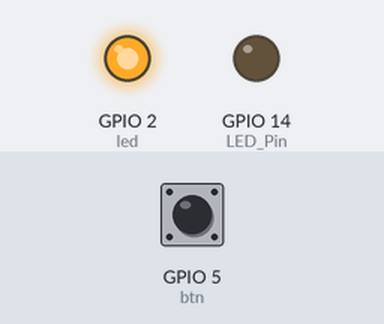
Simulated run of this sketch. Board: ESP8266 (NodeMCU). Shown: output pins drawn as LEDs (lit = HIGH). The inputs (shaded band) are chosen by the test bench; at power-on: GPIO 5 (btn) HIGH. WiFi joins after 1.5 s; servers stay silent unless stated; what the sketch prints to the serial monitor is not drawn.

Above: at 1.2 s.
1.3 s: GPIO 5 (btn) pulled LOW for 0.15 s
At 2.9 s:
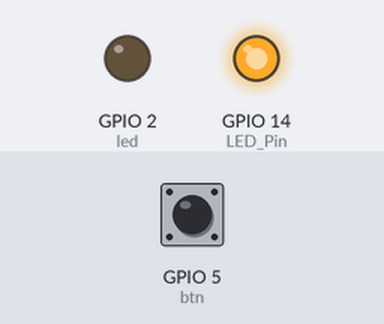
4.4 s: GPIO 5 (btn) pulled LOW for 1 s
At 6.8 s:
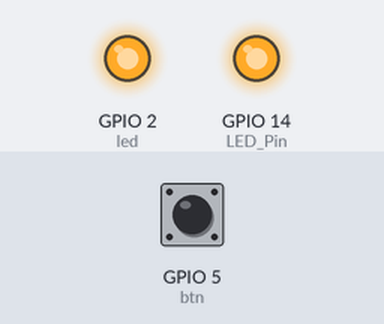
7.4 s: GPIO 5 (btn) pulled LOW for 3.2 s
At 8.3 s:
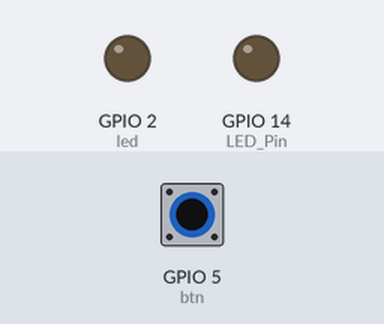
Timing chart, 0 to 18.1 s (numbered marks = the images above; inputs shaded):
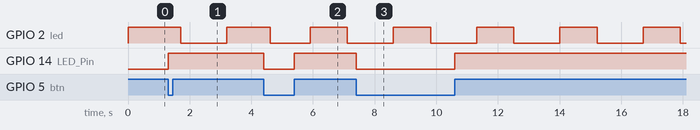

Measured:
- after the input at 1.3 s, GPIO 14 (LED_Pin): LOW → HIGH at once
- after the input at 4.4 s, GPIO 14 (LED_Pin): HIGH → LOW at once, → HIGH 0.99 s later
- after the input at 7.4 s, GPIO 14 (LED_Pin): HIGH → LOW at once, → HIGH 3.2 s later
- by itself, GPIO 2 (led): alternates HIGH for 1.2 s and LOW for 1.5 s

The sketch:

sketch_ckjg.ino
```cpp
/*
   天猫精灵控制
   2020-05-12
   QQ交流群：824273231
   官网https://bemfa.com
*/
#include <ESP8266WiFi.h>
#include <WiFiClient.h>


//巴法云服务器地址默认即可
#define TCP_SERVER_ADDR "bemfa.com"
//服务器端口，tcp创客云端口8344
#define TCP_SERVER_PORT "8344"

//********************需要修改的部分*******************//

//WIFI名称，区分大小写，不要写错
#define DEFAULT_STASSID  "野蛮"
//WIFI密码
#define DEFAULT_STAPSW   "00000000"
//用户私钥，可在控制台获取,修改为自己的UID
String UID = "4d3ae1cd19bb4248f3a70cd6a2ca651f";
//主题名字，可在控制台新建
String TOPIC = "switch";
//单片机LED引脚值
const int LED_Pin = 14;//控制开关灯的引脚
const int led = 2;//指示灯，用来判断服务器连接状态
const int btn = 5;//按钮，用来切换开关灯

bool is_btn = 0;//按钮的标志位，用来逻辑处理对比，判断按钮有没有改变状态
//**************************************************//

//最大字节数
#define MAX_PACKETSIZE 512
//设置心跳值30s
#define KEEPALIVEATIME 30*1000


//tcp客户端相关初始化，默认即可
WiFiClient TCPclient;
String TcpClient_Buff = "";
unsigned int TcpClient_BuffIndex = 0;
unsigned long TcpClient_preTick = 0;
unsigned long preHeartTick = 0;//心跳
unsigned long preTCPStartTick = 0;//连接
bool preTCPConnected = false;

void setup()
{
  Serial.begin(115200);
  pinMode(btn, INPUT_PULLUP);
  pinMode(LED_Pin, OUTPUT);
  digitalWrite(LED_Pin, 0);
  pinMode(led, OUTPUT);
  digitalWrite(led, 1);
  is_btn = digitalRead(btn);
}

void loop()
{
  doWiFiTick();
  doTCPClientTick();
  BtnEvent();
}

//启动WiFi连接
void startSTA()
{
  WiFi.disconnect();
  WiFi.mode(WIFI_STA);
  WiFi.begin(DEFAULT_STASSID, DEFAULT_STAPSW);

}

//检查WiFi是否连接上
void doWiFiTick()
{
  static bool startSTAFlag = false;
  static bool taskStarted = false;
  static uint32_t lastWiFiCheckTick = 0;

  if (!startSTAFlag) {
    startSTAFlag = true;
    startSTA();
    Serial.printf("Heap size:%d\r\n", ESP.getFreeHeap());
  }

  //未连接1s重连
  if ( WiFi.status() != WL_CONNECTED ) {
    if (millis() - lastWiFiCheckTick > 1000) {
      lastWiFiCheckTick = millis();
    }
  }
  //连接成功建立
  else {
    if (taskStarted == false) {
      taskStarted = true;
      Serial.print("\r\nGet IP Address: ");
      Serial.println(WiFi.localIP());
      startTCPClient();
    }
  }
}

//初始化和服务器建立连接
void startTCPClient()
{
  if (TCPclient.connect(TCP_SERVER_ADDR, atoi(TCP_SERVER_PORT))) {
    Serial.print("\nConnected to server:");
    Serial.printf("%s:%d\r\n", TCP_SERVER_ADDR, atoi(TCP_SERVER_PORT));
    char tcpTemp[128];
    //sprintf(tcpTemp, "cmd=1&uid=%s&topic=%s\r\n", UID, TOPIC);
    String to_data = "";
    to_data = "cmd=1&uid=" + UID + "&topic=" + TOPIC + "\r\n";
    sendtoTCPServer(to_data);
    preTCPConnected = true;
    preHeartTick = millis();
    TCPclient.setNoDelay(true);
  }
  else {
    Serial.print("Failed connected to server:");
    Serial.println(TCP_SERVER_ADDR);
    TCPclient.stop();
    preTCPConnected = false;
  }
  preTCPStartTick = millis();
}

//发送数据到TCP服务器
void sendtoTCPServer(String p)
{

  if (!TCPclient.connected())
  {
    Serial.println("客户端未连接到服务器");
    return;
  }
  TCPclient.print(p);
  Serial.print("向服务器发送数据：");
  Serial.println(p);
}

//向服务器反馈当前状态，data的值：on是打开，off是关闭
void send_State(String data)
{
  String To_data = "";
  //To_data = "cmd=2&uid=c02b3f812c2aab9d9bdf1d22f8680f2a&topic=my1led002&msg=#" + data + "#\r\n";
  To_data = "cmd=2&uid=c02b3f812c2aab9d9bdf1d22f8680f2a&topic=my1led002&msg=" + data + "\r\n";
  //To_data="cmd=2&uid="+UID+"&topic="+TOPIC+"&msg=#"+data+"#\r\n";
  sendtoTCPServer(To_data);
}

//检查数据，发送心跳
void doTCPClientTick()
{
  //检查是否断开，断开后重连
  if (WiFi.status() != WL_CONNECTED) return;

  if (!TCPclient.connected()) {//断开重连
    digitalWrite(led, 1);
    if (preTCPConnected == true) {

      preTCPConnected = false;
      preTCPStartTick = millis();
      Serial.println();
      Serial.println("TCP Client disconnected.");
      TCPclient.stop();
    }
    else if (millis() - preTCPStartTick > 1 * 1000) //重新连接
      startTCPClient();
  }
  else
  {
    digitalWrite(led, 0);
    if (TCPclient.available()) {//收数据
      char c = TCPclient.read();
      TcpClient_Buff += c;
      TcpClient_BuffIndex++;
      TcpClient_preTick = millis();

      if (TcpClient_BuffIndex >= MAX_PACKETSIZE - 1) {
        TcpClient_BuffIndex = MAX_PACKETSIZE - 2;
        TcpClient_preTick = TcpClient_preTick - 200;
      }
      preHeartTick = millis();
    }
    if (millis() - preHeartTick >= KEEPALIVEATIME) { //保持心跳
      preHeartTick = millis();
      Serial.println("--Keep alive:");
      sendtoTCPServer("cmd=0&msg=keep\r\n");
    }
  }
  if ((TcpClient_Buff.length() >= 1) && (millis() - TcpClient_preTick >= 200))
  { //data ready
    TCPclient.flush();
    Serial.println("Buff");
    Serial.println(TcpClient_Buff);
    if ((TcpClient_Buff.indexOf("&msg=on") > 0)) {
      turnOnLed();
    } else if ((TcpClient_Buff.indexOf("&msg=off") > 0)) {
      turnOffLed();
    }
    TcpClient_Buff = "";
    TcpClient_BuffIndex = 0;
  }
}

//打开灯泡
void turnOnLed()
{
  Serial.println("网络指令开灯");
  digitalWrite(LED_Pin, 1);
}

//关闭灯泡
void turnOffLed()
{
  Serial.println("网络指令关灯");
  digitalWrite(LED_Pin, 0);
}

//监听按钮状态，执行相应处理
void BtnEvent()
{
  bool is = digitalRead(btn);
  if ( is != is_btn)
  {
    bool is_led = digitalRead(LED_Pin);
    digitalWrite(LED_Pin, !is_led);
    if (is_led)
    {
      send_State("off");
      Serial.println("按钮对灯已执行关闭");
    }
    else
    {
      send_State("on");
      Serial.println("按钮对灯已执行打开");
    }
    delay(200);
    is_btn = digitalRead(btn);
  }
}
```
